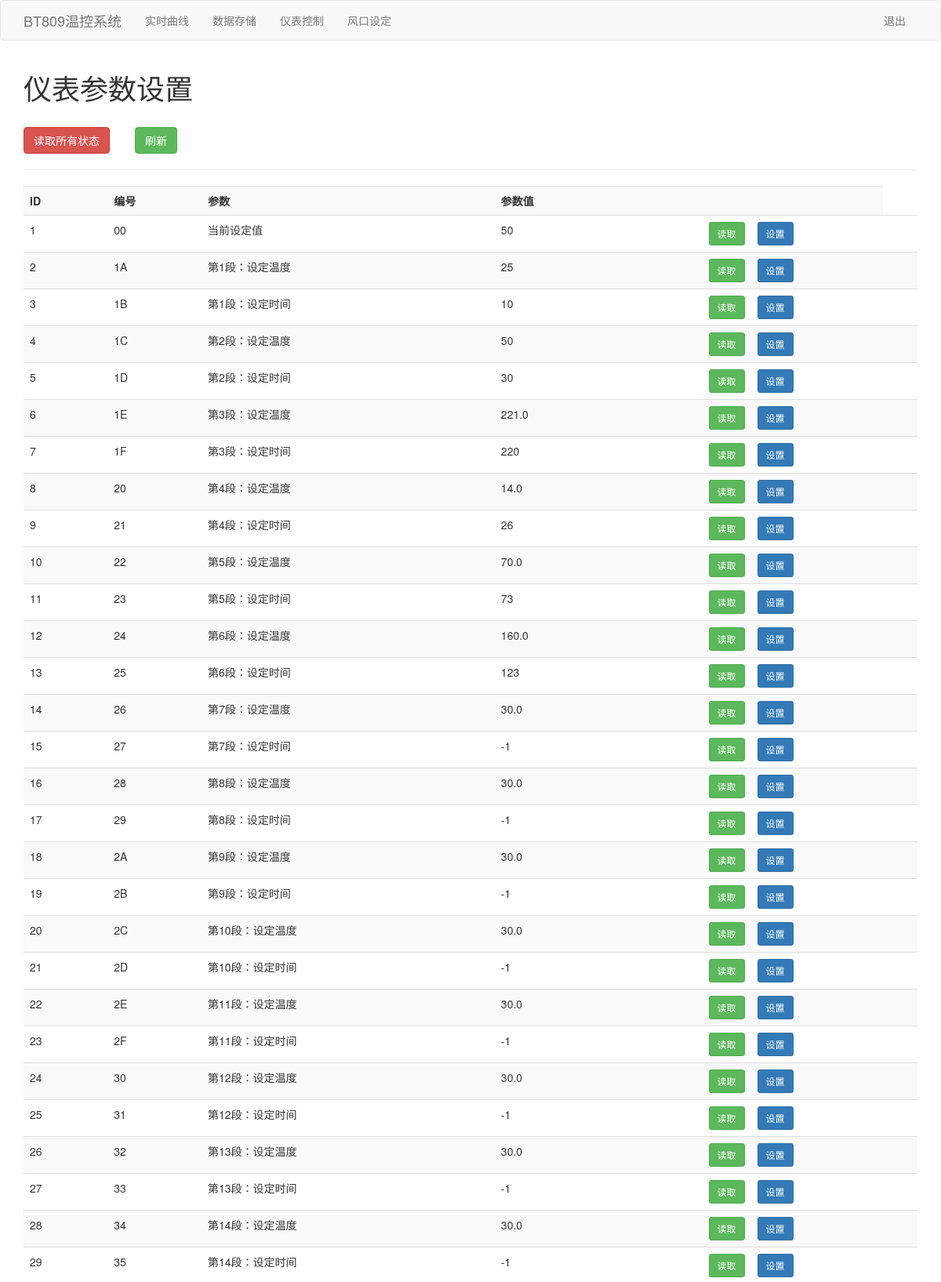
Screenshot of /parameter (signed in, upper part) with the database file from the repository.
### tables this page shows
CREATE TABLE register (
                            ID  INTEGER PRIMARY KEY AUTOINCREMENT,
                            Num text,
                            Meaning text,
                            Value text);

### app/views.py (the view)
@app.route('/parameter')
@is_logged_in
def parameter():
    data = db.select_all()
    return render_template('parameter.html', data=data)

### app/models.py (called while the page is built)
    def select_all(self):
        with con:
            sql = """select * from register """
            cur.execute(sql)
            data = cur.fetchall()
            return data

### app/views.py (called while the page is built)
def is_logged_in(f):
    @wraps(f)
    def wrap(*args, **kwargs):
        if 'logged_in' in session:
            return f(*args, **kwargs)
        else:
            flash('请登陆浏览', 'danger')
            return redirect(url_for('login'))
    return wrap

### app/templates/parameter.html
{% extends 'layout.html'%}
{%block body%}
<div class="container">
    <h1>仪表参数设置</h1>
    <br>
    <a href="/status" class="btn btn-danger btn-md " role="button">读取所有状态</a>
    &emsp;&emsp;<a href="/parameter" class="btn btn-success btn-md " role="button">刷新</a>
    <hr>
    <table class="table table-striped">
        <tr>
            <th>ID</th>
            <th>编号</th>
            <th>参数</th>
            <th>参数值</th>
            <th></th>
            <th></th>
        </tr>
        {% for parameter in data %}
        <tr>
            <td>{{parameter[0]}}</td>
            <td>{{parameter[1]}}</td>
            <td>{{parameter[2]}}</td>
            <td>{{parameter[3]}}</td>
            <td><a href="mode/{{parameter[0]}}" class="btn btn-success btn-sm pull-right">读取</a></td>
            <td><a href="edit/{{parameter[0]}}" class="btn btn-primary btn-sm ">设置</a></td>
            <td>
        </tr>
        {% endfor %}
    </table>
</div>
{% endblock %}

### rows the page displays
register: ID "1", Num "00", Meaning "当前设定值", Value "50"
register: ID "2", Num "1A", Meaning "第1段：设定温度", Value "25"
register: ID "3", Num "1B", Meaning "第1段：设定时间", Value "10"
register: ID "4", Num "1C", Meaning "第2段：设定温度", Value "50"
register: ID "5", Num "1D", Meaning "第2段：设定时间", Value "30"
register: ID "6", Num "1E", Meaning "第3段：设定温度", Value "221.0"
register: ID "7", Num "1F", Meaning "第3段：设定时间", Value "220"
register: ID "8", Num "20", Meaning "第4段：设定温度", Value "14.0"
register: ID "9", Num "21", Meaning "第4段：设定时间", Value "26"
register: ID "10", Num "22", Meaning "第5段：设定温度", Value "70.0"
register: ID "11", Num "23", Meaning "第5段：设定时间", Value "73"
register: ID "12", Num "24", Meaning "第6段：设定温度", Value "160.0"
register: ID "13", Num "25", Meaning "第6段：设定时间", Value "123"
register: ID "14", Num "26", Meaning "第7段：设定温度", Value "30.0"
register: ID "15", Num "27", Meaning "第7段：设定时间", Value "-1"
register: ID "16", Num "28", Meaning "第8段：设定温度", Value "30.0"
register: ID "17", Num "29", Meaning "第8段：设定时间", Value "-1"
register: ID "18", Num "2A", Meaning "第9段：设定温度", Value "30.0"
register: ID "19", Num "2B", Meaning "第9段：设定时间", Value "-1"
register: ID "20", Num "2C", Meaning "第10段：设定温度", Value "30.0"
register: ID "21", Num "2D", Meaning "第10段：设定时间", Value "-1"
register: ID "22", Num "2E", Meaning "第11段：设定温度", Value "30.0"
register: ID "23", Num "2F", Meaning "第11段：设定时间", Value "-1"
register: ID "24", Num "30", Meaning "第12段：设定温度", Value "30.0"
register: ID "25", Num "31", Meaning "第12段：设定时间", Value "-1"
register: ID "26", Num "32", Meaning "第13段：设定温度", Value "30.0"
register: ID "27", Num "33", Meaning "第13段：设定时间", Value "-1"
register: ID "28", Num "34", Meaning "第14段：设定温度", Value "30.0"
register: ID "29", Num "35", Meaning "第14段：设定时间", Value "-1"
